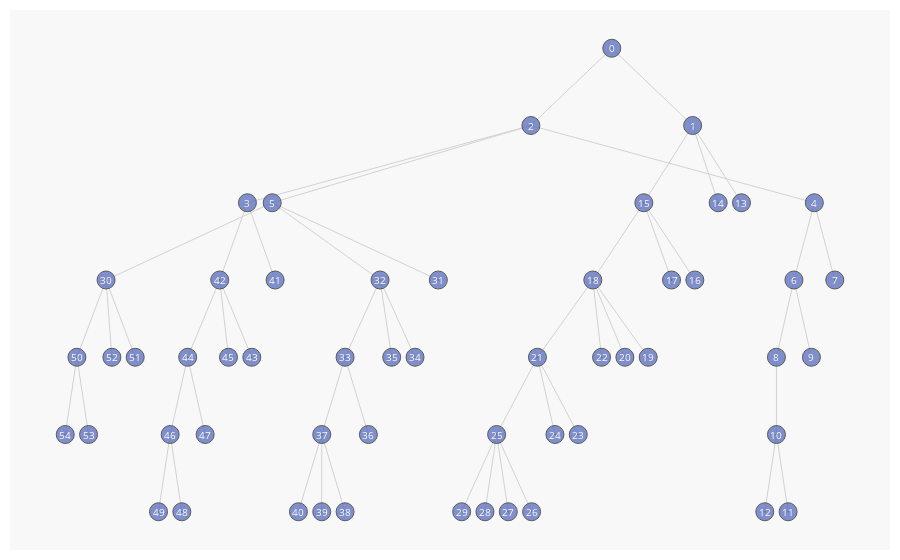

The code cell stored with this chart in its notebook:
### Code cell
nodes, edges = log.get_tree(9).visualize()

### Figure 1 — Plotly figure (JSON) as saved in the notebook; plotly's stock layout.template omitted (floating-point values rounded to 4 significant figures; data arrays with more than 128 entries replaced by an {"elided": "..."} marker saying what was removed)
{"data": [{"hoverinfo": "none", "line": {"color": "rgb(210,210,210)", "width": 1}, "mode": "lines", "type": "scatter", "x": {"elided": "162 float values"}, "y": {"elided": "162 int values"}}, {"hoverinfo": "text", "marker": {"color": "#6175c1", "line": {"color": "rgb(50,50,50)", "width": 1}, "size": 18, "symbol": "circle-dot"}, "mode": "markers", "name": "bla", "opacity": 0.8, "text": ["{<br>    \"blocks_state\": \"the red block is clear, the yellow block is<br>clear, the hand is empty, the red block is on top of the blue block,<br>the yellow block is on top of the orange block, the blue block is on<br>the table and the orange block is on the table.\"<br>}", "{<br>    \"blocks_state\": \"the blue block is clear, the red block is in the<br>hand, the yellow block is clear, the hand is holding the red block,<br>the yellow block is on top of the orange block, the blue block is on<br>the table, and the orange block is on the table.\",<br>    \"Q\": \"-4.457292556762695\",<br>    \"intuition\": \"-3.665042\",<br>    \"goal_reached\": \"(False, 0.0)\"<br>}", "{<br>    \"blocks_state\": \"the orange block is clear, the red block is<br>clear, the yellow block is in the hand, the hand is holding the yellow<br>block, the red block is on top of the blue block, the blue block is on<br>the table, and the orange block is on the table.\",<br>    \"Q\": \"30.365045653449165\",<br>    \"intuition\": \"-1.0753479\",<br>    \"goal_reached\": \"(False, 0.0)\"<br>}", "{<br>    \"blocks_state\": \"the red block is clear, the yellow block is<br>clear, the hand is empty, the red block is on top of the blue block,<br>the yellow block is on top of the orange block, the blue block is on<br>the table, and the orange block is on the table.\",<br>    \"Q\": \"-4.050265312194824\",<br>    \"intuition\": \"-3.9842072\",<br>    \"goal_reached\": \"(False, 0.0)\"<br>}", "{<br>    \"blocks_state\": \"the orange block is clear, the yellow block is<br>clear, the hand is empty, the red block is on top of the blue block,<br>the yellow block is on top of the red block, the blue block is on the<br>table, and the orange block is on the table.\",<br>    \"Q\": \"-3.589111328125\",<br>    \"intuition\": \"-1.0462189\",<br>    \"goal_reached\": \"(False, 0.0)\"<br>}", "{<br>    \"blocks_state\": \"the orange block is clear, the red block is<br>clear, the yellow block is clear, the hand is empty, the red block is<br>on top of the blue block, the blue block is on the table, the orange<br>block is on the table, and the yellow block is on the table.\",<br>    \"Q\": \"40.8234075818743\",<br>    \"intuition\": \"-1.1728554\",<br>    \"goal_reached\": \"(False, 0.0)\"<br>}", "{<br>    \"blocks_state\": \"the orange block is in the hand, the yellow block<br>is clear, the hand is holding the orange block, the red block is on<br>top of the blue block, the yellow block is on top of the red block,<br>and the blue block is on the table.\",<br>    \"Q\": \"-3.0660018920898438\",<br>    \"intuition\": \"-2.0131855\",<br>    \"goal_reached\": \"(False, 0.0)\"<br>}", "{<br>    \"blocks_state\": \"None\",<br>    \"Q\": \"-1.1199960708618164\",<br>    \"intuition\": \"-2.2399921\"<br>}", "{<br>    \"blocks_state\": \"the orange block is clear, the hand is empty, the<br>orange block is on top of the yellow block, the red block is on top of<br>the blue block, the yellow block is on top of the red block, and the<br>blue block is on the table.\",<br>    \"Q\": \"-2.0594091415405273\",<br>    \"intuition\": \"-2.130866\",<br>    \"goal_reached\": \"(False, 0.0)\"<br>}", "{<br>    \"blocks_state\": \"None\",<br>    \"Q\": \"-1.1550326347351074\",<br>    \"intuition\": \"-2.3100653\"<br>}", "{<br>    \"blocks_state\": \"the orange block is in the hand, the yellow block<br>is clear, the hand is holding the orange block, the red block is on<br>top of the blue block, the yellow block is on top of the red block,<br>and the blue block is on the table.\",<br>    \"Q\": \"-0.9939761161804199\",<br>    \"intuition\": \"-1.9879522\",<br>    \"goal_reached\": \"(False, 0.0)\"<br>}", "{<br>    \"blocks_state\": \"None\",<br>    \"Q\": \"-2.365988254547119\",<br>    \"intuition\": \"-4.7319765\"<br>}", "{<br>    \"blocks_state\": \"None\",<br>    \"Q\": \"-0.5910921096801758\",<br>    \"intuition\": \"-1.1821842\"<br>}", "{<br>    \"blocks_state\": \"None\",<br>    \"Q\": \"-3.00813627243042\",<br>    \"intuition\": \"-6.0162725\"<br>}", "{<br>    \"blocks_state\": \"None\",<br>    \"Q\": \"-0.9488101005554199\",<br>    \"intuition\": \"-1.8976202\"<br>}", "{<br>    \"blocks_state\": \"the blue block is clear, the red block is clear,<br>the yellow block is clear, the hand is empty, the yellow block is on<br>top of the orange block, the blue block is on the table, the orange<br>block is on the table, and the red block is on the table.\",<br>    \"Q\": \"-2.6247715950012207\",<br>    \"intuition\": \"-1.3084259\",<br>    \"goal_reached\": \"(False, 0.0)\"<br>}", "{<br>    \"blocks_state\": \"None\",<br>    \"Q\": \"-2.1252450942993164\",<br>    \"intuition\": \"-4.25049\"<br>}", "{<br>    \"blocks_state\": \"None\",<br>    \"Q\": \"-1.2583017349243164\",<br>    \"intuition\": \"-2.5166035\"<br>}", "{<br>    \"blocks_state\": \"the blue block is clear, the orange block is<br>clear, the red block is clear, the yellow block is in the hand, the<br>hand is holding the yellow block, the blue block is on the table, the<br>orange block is on the table, and the red block is on the table.\",<br>    \"Q\": \"-1.9705586433410645\",<br>    \"intuition\": \"-1.1967907\",<br>    \"goal_reached\": \"(False, 0.0)\"<br>}", "{<br>    \"blocks_state\": \"None\",<br>    \"Q\": \"-0.9551701545715332\",<br>    \"intuition\": \"-1.9103403\"<br>}", "{<br>    \"blocks_state\": \"None\",<br>    \"Q\": \"-2.174408435821533\",<br>    \"intuition\": \"-4.348817\"<br>}", "{<br>    \"blocks_state\": \"the blue block is clear, the orange block is<br>clear, the yellow block is clear, the hand is empty, the yellow block<br>is on top of the red block, the blue block is on the table, the orange<br>block is on the table, and the red block is on the table.\",<br>    \"Q\": \"-1.3721632957458496\",<br>    \"intuition\": \"-0.86248875\",<br>    \"goal_reached\": \"(False, 0.0)\"<br>}", "{<br>    \"blocks_state\": \"None\",<br>    \"Q\": \"-0.9123578071594238\",<br>    \"intuition\": \"-1.8247156\"<br>}", "{<br>    \"blocks_state\": \"None\",<br>    \"Q\": \"-2.0739755630493164\",<br>    \"intuition\": \"-4.147951\"<br>}", "{<br>    \"blocks_state\": \"None\",<br>    \"Q\": \"-1.0427255630493164\",<br>    \"intuition\": \"-2.0854511\"<br>}", "{<br>    \"blocks_state\": \"the blue block is clear, the orange block is<br>clear, the red block is clear, the yellow block is in the hand, the<br>hand is holding the yellow block, the blue block is on the table, the<br>orange block is on the table, and the red block is on the table.\",<br>    \"Q\": \"-0.9409189224243164\",<br>    \"intuition\": \"-1.8818378\",<br>    \"goal_reached\": \"(False, 0.0)\"<br>}", "{<br>    \"blocks_state\": \"None\",<br>    \"Q\": \"-1.0470285415649414\",<br>    \"intuition\": \"-2.094057\"<br>}", "{<br>    \"blocks_state\": \"None\",<br>    \"Q\": \"-0.5542306900024414\",<br>    \"intuition\": \"-1.1084614\"<br>}", "{<br>    \"blocks_state\": \"None\",<br>    \"Q\": \"-3.4603590965270996\",<br>    \"intuition\": \"-6.920718\"<br>}", "{<br>    \"blocks_state\": \"None\",<br>    \"Q\": \"-0.7570843696594238\",<br>    \"intuition\": \"-1.5141687\"<br>}", "{<br>    \"blocks_state\": \"the orange block is in the hand, the red block is<br>clear, the yellow block is clear, the hand is holding the orange<br>block, the red block is on top of the blue block, the blue block is on<br>the table, and the yellow block is on the table.\",<br>    \"Q\": \"48.639249324798584\",<br>    \"intuition\": \"-2.0756855\",<br>    \"goal_reached\": \"(False, 0.0)\"<br>}", "{<br>    \"blocks_state\": \"None\",<br>    \"Q\": \"-1.3625507354736328\",<br>    \"intuition\": \"-2.7251015\"<br>}", "{<br>    \"blocks_state\": \"the orange block is clear, the red block is<br>clear, the yellow block is in the hand, the hand is holding the yellow<br>block, the red block is on top of the blue block, the blue block is on<br>the table, and the orange block is on the table.\",<br>    \"Q\": \"-1.966649055480957\",<br>    \"intuition\": \"-1.8886738\",<br>    \"goal_reached\": \"(False, 0.0)\"<br>}", "{<br>    \"blocks_state\": \"the red block is clear, the yellow block is<br>clear, the hand is empty, the red block is on top of the blue block,<br>the yellow block is on top of the orange block, the blue block is on<br>the table, and the orange block is on the table.\",<br>    \"Q\": \"-1.0223121643066406\",<br>    \"intuition\": \"-0.9382534\",<br>    \"goal_reached\": \"(False, 0.0)\"<br>}", "{<br>    \"blocks_state\": \"None\",<br>    \"Q\": \"-0.7342634201049805\",<br>    \"intuition\": \"-1.4685268\"<br>}", "{<br>    \"blocks_state\": \"None\",<br>    \"Q\": \"-1.0422558784484863\",<br>    \"intuition\": \"-2.0845118\"<br>}", "{<br>    \"blocks_state\": \"None\",<br>    \"Q\": \"-1.8043241500854492\",<br>    \"intuition\": \"-3.6086483\"<br>}", "{<br>    \"blocks_state\": \"the orange block is clear, the red block is<br>clear, the yellow block is in the hand, the hand is holding the yellow<br>block, the red block is on top of the blue block, the blue block is on<br>the table, and the orange block is on the table.\",<br>    \"Q\": \"-0.5531854629516602\",<br>    \"intuition\": \"-1.1063709\",<br>    \"goal_reached\": \"(False, 0.0)\"<br>}", "{<br>    \"blocks_state\": \"None\",<br>    \"Q\": \"-2.0607004165649414\",<br>    \"intuition\": \"-4.121401\"<br>}", "{<br>    \"blocks_state\": \"None\",<br>    \"Q\": \"-0.4983835220336914\",<br>    \"intuition\": \"-0.99676704\"<br>}", "{<br>    \"blocks_state\": \"None\",<br>    \"Q\": \"-0.6215853691101074\",<br>    \"intuition\": \"-1.2431707\"<br>}", "{<br>    \"blocks_state\": \"None\",<br>    \"Q\": \"-1.8043241500854492\",<br>    \"intuition\": \"-3.6086483\"<br>}", "{<br>    \"blocks_state\": \"the orange block is clear, the red block is<br>clear, the yellow block is in the hand, the hand is holding the yellow<br>block, the red block is on top of the blue block, the blue block is on<br>the table, and the orange block is on the table.\",<br>    \"Q\": \"-2.058161735534668\",<br>    \"intuition\": \"-1.1063709\",<br>    \"goal_reached\": \"(False, 0.0)\"<br>}", "{<br>    \"blocks_state\": \"None\",<br>    \"Q\": \"-2.0607004165649414\",<br>    \"intuition\": \"-4.121401\"<br>}", "{<br>    \"blocks_state\": \"the orange block is clear, the yellow block is<br>clear, the hand is empty, the red block is on top of the blue block,<br>the yellow block is on top of the red block, the blue block is on the<br>table, and the orange block is on the table.\",<br>    \"Q\": \"-1.5049762725830078\",<br>    \"intuition\": \"-0.99676704\",<br>    \"goal_reached\": \"(False, 0.0)\"<br>}", "{<br>    \"blocks_state\": \"None\",<br>    \"Q\": \"-0.6215853691101074\",<br>    \"intuition\": \"-1.2431707\"<br>}", "{<br>    \"blocks_state\": \"the orange block is in the hand, the yellow block<br>is clear, the hand is holding the orange block, the red block is on<br>top of the blue block, the yellow block is on top of the red block,<br>and the blue block is on the table.\",<br>    \"Q\": \"-1.0065927505493164\",<br>    \"intuition\": \"-2.0131855\",<br>    \"goal_reached\": \"(False, 0.0)\"<br>}", "{<br>    \"blocks_state\": \"None\",<br>    \"Q\": \"-1.1199960708618164\",<br>    \"intuition\": \"-2.2399921\"<br>}", "{<br>    \"blocks_state\": \"None\",<br>    \"Q\": \"-1.0654330253601074\",<br>    \"intuition\": \"-2.130866\"<br>}", "{<br>    \"blocks_state\": \"None\",<br>    \"Q\": \"-1.1550326347351074\",<br>    \"intuition\": \"-2.3100653\"<br>}", "{<br>    \"blocks_state\": \"the orange block is clear, the yellow block is<br>clear, the hand is empty, the orange block is on top of the red block,<br>the red block is on top of the blue block, the blue block is on the<br>table, and the yellow block is on the table.\",<br>    \"Q\": \"49.6770920753479\",<br>    \"intuition\": \"-0.64581585\",<br>    \"goal_reached\": \"(True, 1.0)\"<br>}", "{<br>    \"blocks_state\": \"None\",<br>    \"Q\": \"-1.5727553367614746\",<br>    \"intuition\": \"-3.1455107\"<br>}", "{<br>    \"blocks_state\": \"None\",<br>    \"Q\": \"-1.0844793319702148\",<br>    \"intuition\": \"-2.1689587\"<br>}", "{<br>    \"blocks_state\": \"None\",<br>    \"Q\": \"-1.033008098602295\",<br>    \"intuition\": \"-2.0660162\"<br>}", "{<br>    \"blocks_state\": \"None\",<br>    \"Q\": \"-1.1413583755493164\",<br>    \"intuition\": \"-2.2827168\"<br>}"], "type": "scatter", "x": [23.44, 26.91, 19.97, 7.812, 32.12, 8.875, 31.25, 33, 30.5, 32, 30.5, 31, 30, 29, 28, 24.81, 27, 26, 22.62, 25, 24, 20.25, 23, 22, 21, 18.5, 20, 19, 18, 17, 1.75, 16, 13.5, 12, 15, 14, 13, 11, 12, 11, 10, 9, 6.625, 8, 5.25, 7, 4.5, 6, 5, 4, 0.5, 3, 2, 1, 0], "y": [0, -1, -1, -2, -2, -2, -3, -3, -4, -4, -5, -6, -6, -2, -2, -2, -3, -3, -3, -4, -4, -4, -4, -5, -5, -5, -6, -6, -6, -6, -3, -3, -3, -4, -4, -4, -5, -5, -6, -6, -6, -3, -3, -4, -4, -4, -5, -5, -6, -6, -4, -4, -4, -5, -5]}], "layout": {"annotations": [{"font": {"color": "rgb(250,250,250)", "size": 10}, "showarrow": false, "text": "0", "x": 23.44, "xref": "x", "y": 0, "yref": "y"}, {"font": {"color": "rgb(250,250,250)", "size": 10}, "showarrow": false, "text": "1", "x": 26.91, "xref": "x", "y": -1, "yref": "y"}, {"font": {"color": "rgb(250,250,250)", "size": 10}, "showarrow": false, "text": "2", "x": 19.97, "xref": "x", "y": -1, "yref": "y"}, {"font": {"color": "rgb(250,250,250)", "size": 10}, "showarrow": false, "text": "3", "x": 7.812, "xref": "x", "y": -2, "yref": "y"}, {"font": {"color": "rgb(250,250,250)", "size": 10}, "showarrow": false, "text": "4", "x": 32.12, "xref": "x", "y": -2, "yref": "y"}, {"font": {"color": "rgb(250,250,250)", "size": 10}, "showarrow": false, "text": "5", "x": 8.875, "xref": "x", "y": -2, "yref": "y"}, {"font": {"color": "rgb(250,250,250)", "size": 10}, "showarrow": false, "text": "6", "x": 31.25, "xref": "x", "y": -3, "yref": "y"}, {"font": {"color": "rgb(250,250,250)", "size": 10}, "showarrow": false, "text": "7", "x": 33, "xref": "x", "y": -3, "yref": "y"}, {"font": {"color": "rgb(250,250,250)", "size": 10}, "showarrow": false, "text": "8", "x": 30.5, "xref": "x", "y": -4, "yref": "y"}, {"font": {"color": "rgb(250,250,250)", "size": 10}, "showarrow": false, "text": "9", "x": 32, "xref": "x", "y": -4, "yref": "y"}, {"font": {"color": "rgb(250,250,250)", "size": 10}, "showarrow": false, "text": "10", "x": 30.5, "xref": "x", "y": -5, "yref": "y"}, {"font": {"color": "rgb(250,250,250)", "size": 10}, "showarrow": false, "text": "11", "x": 31, "xref": "x", "y": -6, "yref": "y"}, {"font": {"color": "rgb(250,250,250)", "size": 10}, "showarrow": false, "text": "12", "x": 30, "xref": "x", "y": -6, "yref": "y"}, {"font": {"color": "rgb(250,250,250)", "size": 10}, "showarrow": false, "text": "13", "x": 29, "xref": "x", "y": -2, "yref": "y"}, {"font": {"color": "rgb(250,250,250)", "size": 10}, "showarrow": false, "text": "14", "x": 28, "xref": "x", "y": -2, "yref": "y"}, {"font": {"color": "rgb(250,250,250)", "size": 10}, "showarrow": false, "text": "15", "x": 24.81, "xref": "x", "y": -2, "yref": "y"}, {"font": {"color": "rgb(250,250,250)", "size": 10}, "showarrow": false, "text": "16", "x": 27, "xref": "x", "y": -3, "yref": "y"}, {"font": {"color": "rgb(250,250,250)", "size": 10}, "showarrow": false, "text": "17", "x": 26, "xref": "x", "y": -3, "yref": "y"}, {"font": {"color": "rgb(250,250,250)", "size": 10}, "showarrow": false, "text": "18", "x": 22.62, "xref": "x", "y": -3, "yref": "y"}, {"font": {"color": "rgb(250,250,250)", "size": 10}, "showarrow": false, "text": "19", "x": 25, "xref": "x", "y": -4, "yref": "y"}, {"font": {"color": "rgb(250,250,250)", "size": 10}, "showarrow": false, "text": "20", "x": 24, "xref": "x", "y": -4, "yref": "y"}, {"font": {"color": "rgb(250,250,250)", "size": 10}, "showarrow": false, "text": "21", "x": 20.25, "xref": "x", "y": -4, "yref": "y"}, {"font": {"color": "rgb(250,250,250)", "size": 10}, "showarrow": false, "text": "22", "x": 23, "xref": "x", "y": -4, "yref": "y"}, {"font": {"color": "rgb(250,250,250)", "size": 10}, "showarrow": false, "text": "23", "x": 22, "xref": "x", "y": -5, "yref": "y"}, {"font": {"color": "rgb(250,250,250)", "size": 10}, "showarrow": false, "text": "24", "x": 21, "xref": "x", "y": -5, "yref": "y"}, {"font": {"color": "rgb(250,250,250)", "size": 10}, "showarrow": false, "text": "25", "x": 18.5, "xref": "x", "y": -5, "yref": "y"}, {"font": {"color": "rgb(250,250,250)", "size": 10}, "showarrow": false, "text": "26", "x": 20, "xref": "x", "y": -6, "yref": "y"}, {"font": {"color": "rgb(250,250,250)", "size": 10}, "showarrow": false, "text": "27", "x": 19, "xref": "x", "y": -6, "yref": "y"}, {"font": {"color": "rgb(250,250,250)", "size": 10}, "showarrow": false, "text": "28", "x": 18, "xref": "x", "y": -6, "yref": "y"}, {"font": {"color": "rgb(250,250,250)", "size": 10}, "showarrow": false, "text": "29", "x": 17, "xref": "x", "y": -6, "yref": "y"}, {"font": {"color": "rgb(250,250,250)", "size": 10}, "showarrow": false, "text": "30", "x": 1.75, "xref": "x", "y": -3, "yref": "y"}, {"font": {"color": "rgb(250,250,250)", "size": 10}, "showarrow": false, "text": "31", "x": 16, "xref": "x", "y": -3, "yref": "y"}, {"font": {"color": "rgb(250,250,250)", "size": 10}, "showarrow": false, "text": "32", "x": 13.5, "xref": "x", "y": -3, "yref": "y"}, {"font": {"color": "rgb(250,250,250)", "size": 10}, "showarrow": false, "text": "33", "x": 12, "xref": "x", "y": -4, "yref": "y"}, {"font": {"color": "rgb(250,250,250)", "size": 10}, "showarrow": false, "text": "34", "x": 15, "xref": "x", "y": -4, "yref": "y"}, {"font": {"color": "rgb(250,250,250)", "size": 10}, "showarrow": false, "text": "35", "x": 14, "xref": "x", "y": -4, "yref": "y"}, {"font": {"color": "rgb(250,250,250)", "size": 10}, "showarrow": false, "text": "36", "x": 13, "xref": "x", "y": -5, "yref": "y"}, {"font": {"color": "rgb(250,250,250)", "size": 10}, "showarrow": false, "text": "37", "x": 11, "xref": "x", "y": -5, "yref": "y"}, {"font": {"color": "rgb(250,250,250)", "size": 10}, "showarrow": false, "text": "38", "x": 12, "xref": "x", "y": -6, "yref": "y"}, {"font": {"color": "rgb(250,250,250)", "size": 10}, "showarrow": false, "text": "39", "x": 11, "xref": "x", "y": -6, "yref": "y"}, {"font": {"color": "rgb(250,250,250)", "size": 10}, "showarrow": false, "text": "40", "x": 10, "xref": "x", "y": -6, "yref": "y"}, {"font": {"color": "rgb(250,250,250)", "size": 10}, "showarrow": false, "text": "41", "x": 9, "xref": "x", "y": -3, "yref": "y"}, {"font": {"color": "rgb(250,250,250)", "size": 10}, "showarrow": false, "text": "42", "x": 6.625, "xref": "x", "y": -3, "yref": "y"}, {"font": {"color": "rgb(250,250,250)", "size": 10}, "showarrow": false, "text": "43", "x": 8, "xref": "x", "y": -4, "yref": "y"}, {"font": {"color": "rgb(250,250,250)", "size": 10}, "showarrow": false, "text": "44", "x": 5.25, "xref": "x", "y": -4, "yref": "y"}, {"font": {"color": "rgb(250,250,250)", "size": 10}, "showarrow": false, "text": "45", "x": 7, "xref": "x", "y": -4, "yref": "y"}, {"font": {"color": "rgb(250,250,250)", "size": 10}, "showarrow": false, "text": "46", "x": 4.5, "xref": "x", "y": -5, "yref": "y"}, {"font": {"color": "rgb(250,250,250)", "size": 10}, "showarrow": false, "text": "47", "x": 6, "xref": "x", "y": -5, "yref": "y"}, {"font": {"color": "rgb(250,250,250)", "size": 10}, "showarrow": false, "text": "48", "x": 5, "xref": "x", "y": -6, "yref": "y"}, {"font": {"color": "rgb(250,250,250)", "size": 10}, "showarrow": false, "text": "49", "x": 4, "xref": "x", "y": -6, "yref": "y"}, {"font": {"color": "rgb(250,250,250)", "size": 10}, "showarrow": false, "text": "50", "x": 0.5, "xref": "x", "y": -4, "yref": "y"}, {"font": {"color": "rgb(250,250,250)", "size": 10}, "showarrow": false, "text": "51", "x": 3, "xref": "x", "y": -4, "yref": "y"}, {"font": {"color": "rgb(250,250,250)", "size": 10}, "showarrow": false, "text": "52", "x": 2, "xref": "x", "y": -4, "yref": "y"}, {"font": {"color": "rgb(250,250,250)", "size": 10}, "showarrow": false, "text": "53", "x": 1, "xref": "x", "y": -5, "yref": "y"}, {"font": {"color": "rgb(250,250,250)", "size": 10}, "showarrow": false, "text": "54", "x": 0, "xref": "x", "y": -5, "yref": "y"}], "font": {"size": 12}, "hovermode": "closest", "margin": {"b": 10, "l": 10, "r": 10, "t": 10}, "plot_bgcolor": "rgb(248,248,248)", "showlegend": false, "xaxis": {"showgrid": false, "showline": false, "showticklabels": false, "zeroline": false}, "yaxis": {"showgrid": false, "showline": false, "showticklabels": false, "zeroline": false}}}
